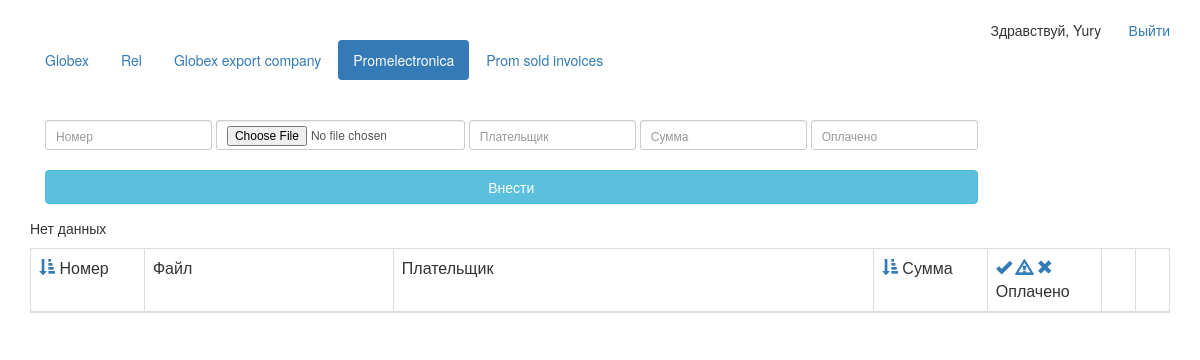
The page /promelectronica/ (signed in) on the database as committed earlier.
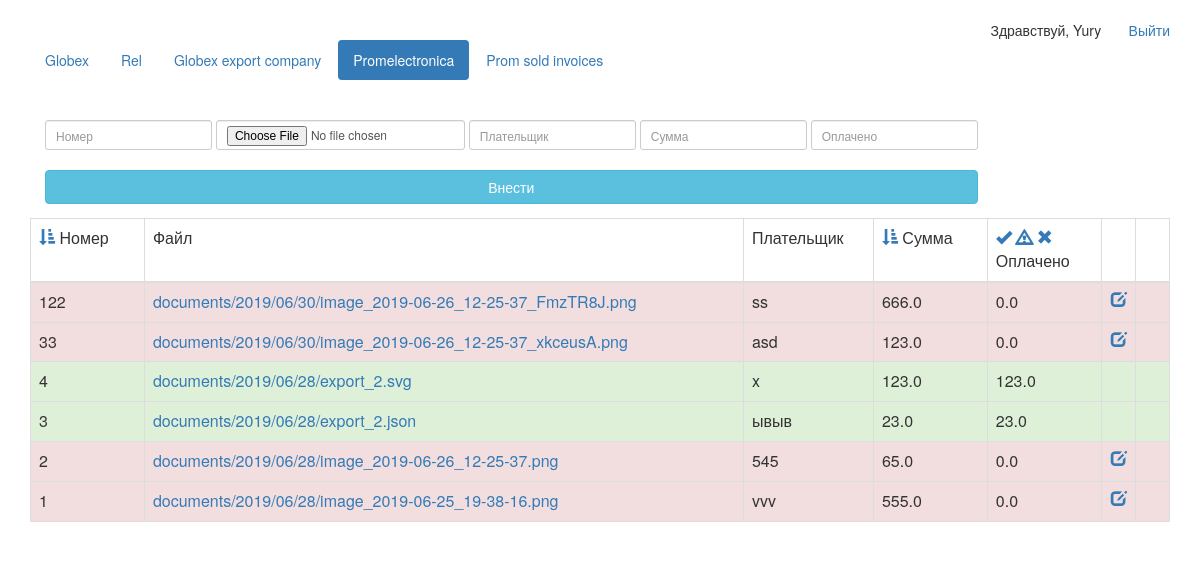
The same page on the database as committed later.
### desk/models.py (models this page shows, shortened)
class FinancialOperation(models.Model):
    positionNumberPromSold = models.TextField(max_length=50, default='')
    positionNumber = models.BigIntegerField()
    whoPayed = models.TextField(max_length=1000)
    fileLink = models.FileField(upload_to='documents/%Y/%m/%d', blank=True)
    datetime = models.DateTimeField(u'Дата')
    amount = models.FloatField(u'Сумма')
    alreadyPayed = models.FloatField(u'Оплачено')
    isClosed = models.BooleanField(u'Полностью оплачено')
    company = models.IntegerField(u'Компания')

### desk/views.py (the view, shortened to what this page needs)
# urls.py: url(r'^promelectronica/$', PromelectronicaView.as_view(), name='PromelectronicaView'),
class PromelectronicaView(ListView):
    template_name = "desk/operations_promelectronica.html"
    sort = {}
    def get_context_data(self, **kwargs):
        context = super(PromelectronicaView, self).get_context_data(**kwargs)
        return context
    def get_queryset(self):
        if "field" in self.request.GET and "order" in self.request.GET:
            sort_order = self.request.GET["order"]
            sort_field = self.request.GET["field"]
            self.sort = {"field": sort_field, "order": sort_order}
            result_sort_order_sign = ""
            if sort_order == "asc":
                result_sort_order_sign += ""
            else:
                result_sort_order_sign = "-"
            result_sort_expr = "{}{}".format(result_sort_order_sign, sort_field)
            if sort_field != "alreadyPayed":
                queryset = FinancialOperation.objects.filter(company=3
                                                             ).order_by(result_sort_expr,
                                                                        '-positionNumber')
            else:
                if "grouping" in self.request.GET:
                    ex_field = self.request.GET["grouping"]
                else:
                    ex_field = "-positionNumber"
                ex_field_sort_expr = "{}".format(ex_field)
                if sort_order == "1":
                    queryset = FinancialOperation.objects.filter(company=3).filter(
                        alreadyPayed=0.0).order_by(ex_field_sort_expr)
                if sort_order == "2":
                    queryset = FinancialOperation.objects.filter(company=3).filter(
                        alreadyPayed__gt=0.0).exclude(alreadyPayed=F("amount")).order_by(ex_field_sort_expr)
                if sort_order == "3":
                    queryset = FinancialOperation.objects.filter(company=3).filter(
                        alreadyPayed=F("amount")).order_by(ex_field_sort_expr)
        else:
            queryset = FinancialOperation.objects.filter(company=3
                                                         ).order_by('-positionNumber')
        return queryset

### desk/templatetags/has_group.py (called while the page is built)
@register.filter(name='in_group')
def in_group(user, group_name):
    group = Group.objects.get(name=group_name)
    return True if group in user.groups.all() else False

### desk/templates/desk/operations_promelectronica.html (shortened to what the changed rows need)
{% extends "desk/main.html" %}
{% load has_group %}
{% block content %}
{% if user.is_authenticated %}
<br />
<br />
{% if user|in_group:"readers_promelectronica" %}
<div id="operations">
<table class="table table-hover table-bordered">
    <thead>
        <tr>
            <td width="10%">
            {% if field == "positionNumber" %}
                {% if order == "asc" %}
                    <a href="/promelectronica/?field=positionNumber&order=desc">
                        <span style="color:red;">
                            <span class="glyphicon glyphicon-sort-by-attributes"></span>
                {% else %}
                    <a href="/promelectronica/?field=positionNumber&order=asc">
                        <span style="color:red;">
                            <span class="glyphicon glyphicon-sort-by-attributes-alt"></span>
                {% endif %}
                </span>
                </a>
            {% else %}
                <a href="/promelectronica/?field=positionNumber&order=asc">
            {% endif %}
            </a>
                Номер</td>
            <td>Файл</td>
            <td>Плательщик</td>
            <td width="10%">
            {% if field == "amount" %}
                {% if order == "asc" %}
                    <a href="/promelectronica/?field=amount&order=desc">
                        <span style="color:red;">
                            <span class="glyphicon glyphicon-sort-by-attributes"></span>
                {% else %}
                    <a href="/promelectronica/?field=amount&order=asc">
                        <span style="color:red;">
                            <span class="glyphicon glyphicon-sort-by-attributes-alt"></span>
                {% endif %}
                </span>
                </a>
            {% else %}
                <a href="/promelectronica/?field=amount&order=asc">
            {% endif %}
            </a>
                Сумма</td>
            <td width="10%">
                    {% if field == "alreadyPayed" and order == "3" %}
                    <a href="/promelectronica/?field=alreadyPayed&order=3">
                            <span style="color:red;">
                                <span class="glyphicon glyphicon-ok"></span>
                            </span>
                    {% else %}
                        <a href="/promelectronica/?field=alreadyPayed&order=3">
                    {% endif %}
                    </a>
                    <a href="/promelectronica/?field=alreadyPayed&order=2">
                    </a>
                    {% if field == "alreadyPayed" and order == "1" %}
                        <a href="/promelectronica/?field=alreadyPayed&order=1">
                            <span style="color:red;">
                                <span class="glyphicon glyphicon-remove"></span>
                            </span>
                    {% else %}
                        <a href="/promelectronica/?field=alreadyPayed&order=1">
                    {% endif %}
                    </a>
                Оплачено</td>
            <td width="3%">&nbsp;</td>
            <td width="3%">&nbsp;</td>
        </tr>
    </thead>
    <tbody>
    {% for op in object_list %}
        {% if op.isClosed == 1 %}
            <tr class="success">
        {% else %}
        <tr class="danger">
        {% endif %}
        <td> {{ op.positionNumber }} </td>
        <td> <a href="/media/{{ op.fileLink }}">{{ op.fileLink }}</a> </td>
        <td> {{ op.whoPayed }} </td>
        <td> {{ op.amount }} </td>
        <td> {{ op.alreadyPayed }} </td>
        <td width="3%" style="text-align:right;">
        {% if op.isClosed == 0 %}
            <a title="Редактировать" href="" data-toggle="modal" data-target="#editModal"
                data-opnumber="{{ op.positionNumber }}"
                data-oppayer="{{ op.whoPayed }}"
                data-opamount="{{ op.amount }}"
                data-opalreadypayed="{{ op.alreadyPayed }}"
                data-opid="{{ op.id }}"
                data-opcompany="{{ op.company}}"
        ><span class="glyphicon glyphicon-edit"></span> </a>
        {% endif %}
        </td>
        <td width="3%" style="text-align:right;">
        </td>
    </tr>
{% empty %}
<p>Нет данных</p>
{% endfor %}
</tbody>
</table>
</div>
{% endif %}
{% endif %}
{% endblock %}

Rows that differ between the two databases and show on the page:
added FinancialOperation: positionNumber "122", fileLink "documents/2019/06/30/image_2019-06-26_12-25-37_FmzTR8J.png", whoPayed "ss", amount "666.0", alreadyPayed "0.0"
added FinancialOperation: positionNumber "33", fileLink "documents/2019/06/30/image_2019-06-26_12-25-37_xkceusA.png", whoPayed "asd", amount "123.0", alreadyPayed "0.0"
added FinancialOperation: positionNumber "4", fileLink "documents/2019/06/28/export_2.svg", whoPayed "x", amount "123.0", alreadyPayed "123.0"
added FinancialOperation: positionNumber "3", fileLink "documents/2019/06/28/export_2.json", whoPayed "ывыв", amount "23.0", alreadyPayed "23.0"
added FinancialOperation: positionNumber "2", fileLink "documents/2019/06/28/image_2019-06-26_12-25-37.png", whoPayed "545", amount "65.0", alreadyPayed "0.0"
added FinancialOperation: positionNumber "1", fileLink "documents/2019/06/28/image_2019-06-25_19-38-16.png", whoPayed "vvv", amount "555.0", alreadyPayed "0.0"
Other text that changed with them:
text no longer shown: "Нет данных"
